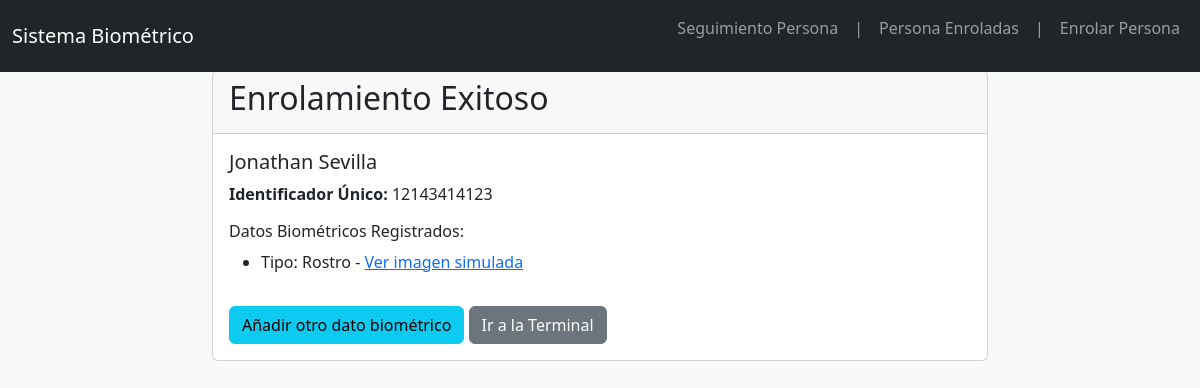
Screenshot of /persona/1/ with the database file from the repository.
### app/models.py (models this page shows, shortened)
class Persona(models.Model):
    nombre = models.CharField(max_length=100)
    apellido = models.CharField(max_length=100)
    identificador_unico = models.CharField(max_length=50, unique=True)

class DatoBiometrico(models.Model):
    TIPO_CHOICES = [
        ('rostro', 'Rostro'),
        ('huella', 'Huella Dactilar'),
    ]
    persona = models.ForeignKey(Persona, on_delete=models.CASCADE, related_name='datos_biometricos')
    tipo_biometrico = models.CharField(max_length=10, choices=TIPO_CHOICES)
    ruta_simulada = models.ImageField(upload_to='biometric_data/')

### app/views.py (the view)
# urls.py: path('persona/<int:persona_id>/', detalle_persona, name='detalle_persona'),
def detalle_persona(request, persona_id):
    persona = get_object_or_404(Persona, id=persona_id)
    return render(request, 'app/detalle_persona.html', {'persona': persona})

### app/templates/app/detalle_persona.html (shortened to what this page needs)
{% extends 'app/base.html' %}
{% block content %}
<div class="card">
    <div class="card-header">
        <h2>Enrolamiento Exitoso</h2>
    </div>
    <div class="card-body">
        <h5 class="card-title">{{ persona.nombre }} {{ persona.apellido }}</h5>
        <p class="card-text"><strong>Identificador Único:</strong> {{ persona.identificador_unico }}</p>
        <h6>Datos Biométricos Registrados:</h6>
        <ul>
            {% for dato in persona.datos_biometricos.all %}
            <li>
                Tipo: {{ dato.get_tipo_biometrico_display }}
                {% if dato.ruta_simulada %}
                    - <a href="{{ dato.ruta_simulada.url }}">Ver imagen simulada</a>
                {% endif %}
            </li>
            {% empty %}
            <li>No se han añadido datos biométricos.</li>
            {% endfor %}
        </ul>
        <a href="{% url 'app:capturar_biometria' persona.id %}" class="btn btn-info mt-3">Añadir otro dato biométrico</a>
        <a href="{% url 'app:pagina_seguimiento' %}" class="btn btn-secondary mt-3">Ir a la Terminal</a>
    </div>
</div>
{% endblock %}

### app/templates/app/base.html (style rules this page uses)
body { padding-top: 70px; background-color: #f8f9fa; }
.card { margin-bottom: 20px; }

### rows the page displays
Persona: nombre "Jonathan", apellido "Sevilla", identificador_unico "12143414123"
DatoBiometrico: tipo_biometrico "Rostro"
